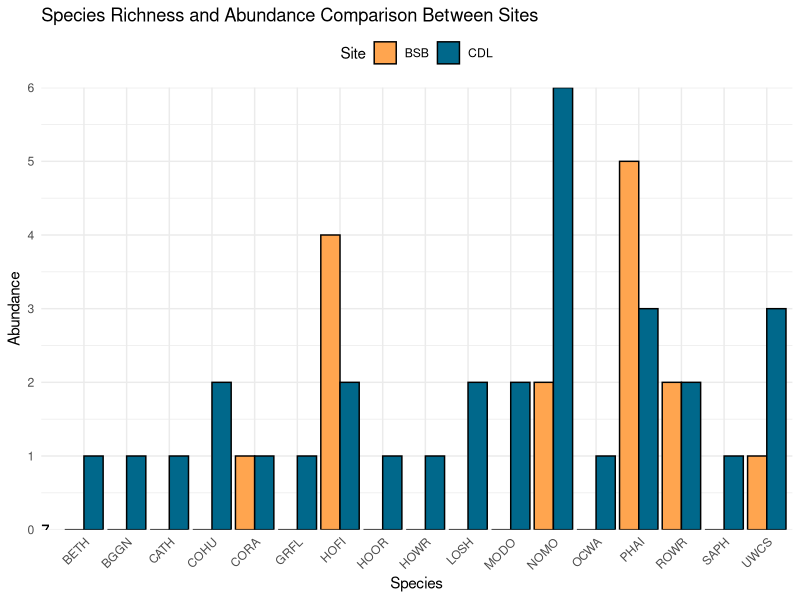
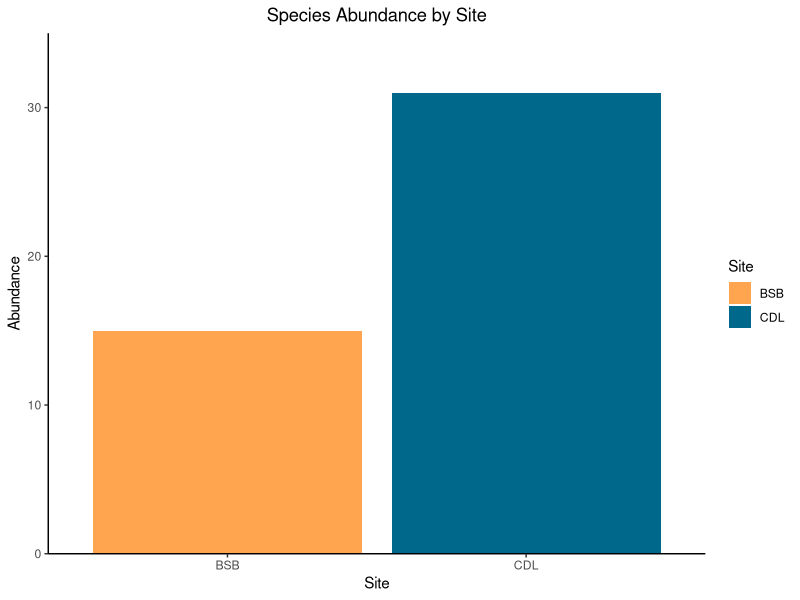
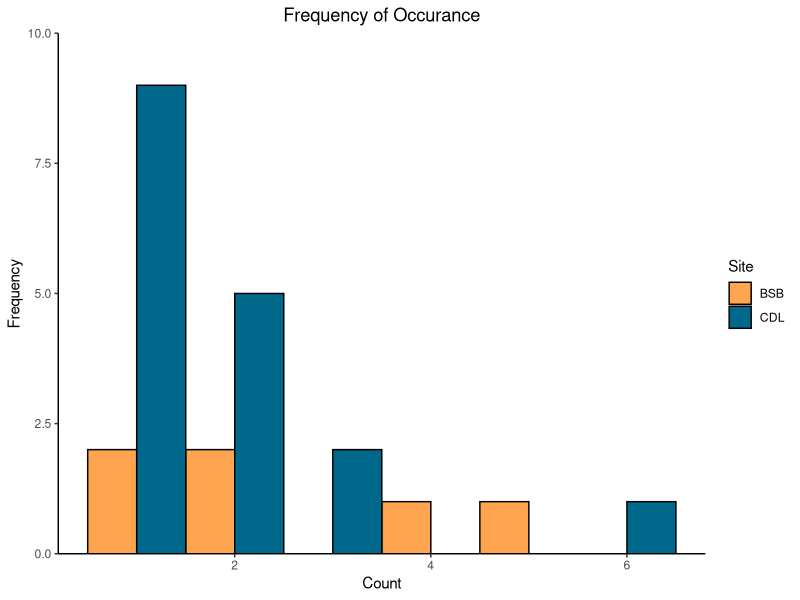

Recreate these plots in R, in order. (Note: this script raises an error after producing the figures.)
## ---- chunk 1
library(ggplot2)
library(tidyverse)
library(vegan)
## ---- chunk 2
#Load csv files
bird1 <-read.csv("Bird Survey Data - December 2023.csv")
bird2 <-read.csv("Bird Survey Data - February 2024.csv")
## ---- chunk 3
#Merge data sets
bird <- bind_rows(bird1, bird2)
## ---- chunk 4
#Summarize count of each bird species found at each site
birdcount <- bird %>%
  group_by(Site, Species) %>%
  summarise(Count = n()) %>%
  ungroup()



## ---- chunk 5


## ---- chunk 6
birdcount2 <- birdcount %>%
  group_by(Site) %>%
  mutate(Relative_Abundance = Count / sum(Count))

shannon_index <- birdcount2 %>%
  group_by(Site) %>%
  summarize(Shannon_Index = -sum(Relative_Abundance * log(Relative_Abundance)))
## ---- chunk 7
bird_zero <- expand.grid(Species = unique(birdcount$Species), Site = unique(birdcount$Site))
bird_zero <- left_join(bird_zero, birdcount, by = c("Species", "Site"))
bird_zero$Count[is.na(bird_zero$Count)] <- 0

species_count <- bird_zero %>%
  group_by(Site) %>%
  summarize(Richness = n_distinct(Species))

ggplot() +
  geom_bar(data = bird_zero, aes(x = Species, y = Count, fill = Site), stat = "identity", position = "dodge", color = "black") +
  geom_text(data = species_count, aes(x = 0, y = 0, label = Richness)) +
  labs(title = "Species Richness and Abundance Comparison Between Sites",
       x = "Species", y = "Abundance") +
  scale_fill_manual(values = c("BSB" = "tan1", "CDL" = "deepskyblue4")) +
  theme_minimal() +
  theme(axis.text.x = element_text(angle = 45, hjust = 1),
        legend.position = "top") +
  scale_y_continuous(expand = c(0, 0),limits = c(0,6))
## ---- chunk 8
birdtotal <- bird %>%
  group_by(Site) %>%
  summarise(Count = n()) %>%
  ungroup()
## ---- chunk 9
# Subset data for each site
BSB_data <- birdcount$Count[birdcount$Site == "BSB"]
CDL_data <- birdcount$Count[birdcount$Site == "CDL"]

# Perform t-test
t.test(BSB_data, CDL_data)
## ---- chunk 10
birdtotal
## ---- chunk 11
#Calculate mean and standard error
birdSD <- birdcount |> 
  group_by (Site) |>  
  summarise(meanCount = mean(Count), seCount = sd(Count)/sqrt(length(Count))) |>  
  ungroup() |> 
  merge(birdtotal,
        by = "Site",
        all.x = TRUE)

birdSD$meanCount <-as.integer(birdSD$meanCount)
birdSD$seCount <-as.integer(birdSD$seCount)

## ---- chunk 12
ggplot(birdcount, aes(x = Site, y = Count, fill=Site)) +
  geom_bar(stat = "identity") +
  labs(x = "Site", y = "Abundance", title = "Species Abundance by Site") +
  scale_fill_manual(values = c("BSB" = "tan1", "CDL" = "deepskyblue4"))+
  scale_y_continuous(expand = c(0, 0),limits = c(0,35)) +
  theme_classic()+
    theme(plot.title = element_text(hjust = 0.5))

## ---- chunk 13
ggplot(birdcount, aes(x=Count, fill=Site)) + 
  geom_histogram(binwidth=1, color="black", position = "dodge")+
  scale_fill_manual(values = c("BSB" = "tan1", "CDL" = "deepskyblue4"))+
  labs(x = "Count", y = "Frequency", title = "Frequency of Occurance") +
  theme_classic()+
  scale_y_continuous(expand = c(0, 0),limits = c(0,10))+
  theme(plot.title = element_text(hjust = 0.5))
  
## ---- chunk 14
birdRAI <- birdcount |> 
  mutate(RAI = Count/2)
 #mutate(MonthYear = mdy(paste(Month,"1",Year,sep = "/"))) 
## ---- chunk 15
birdRAI |> 
  ggplot(aes(y = RAI, x = Date, color = Site)) + 
  geom_point() + 
  geom_line() + 
  facet_wrap(Site ~. )
